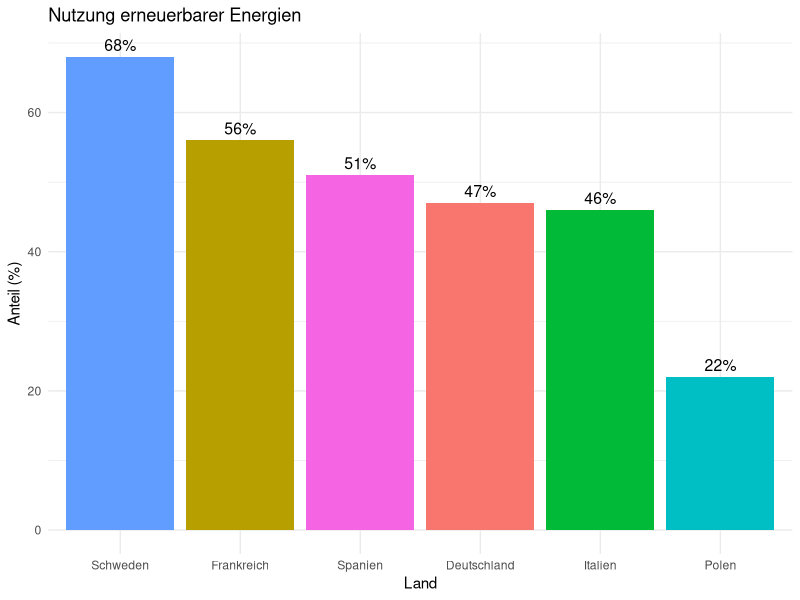
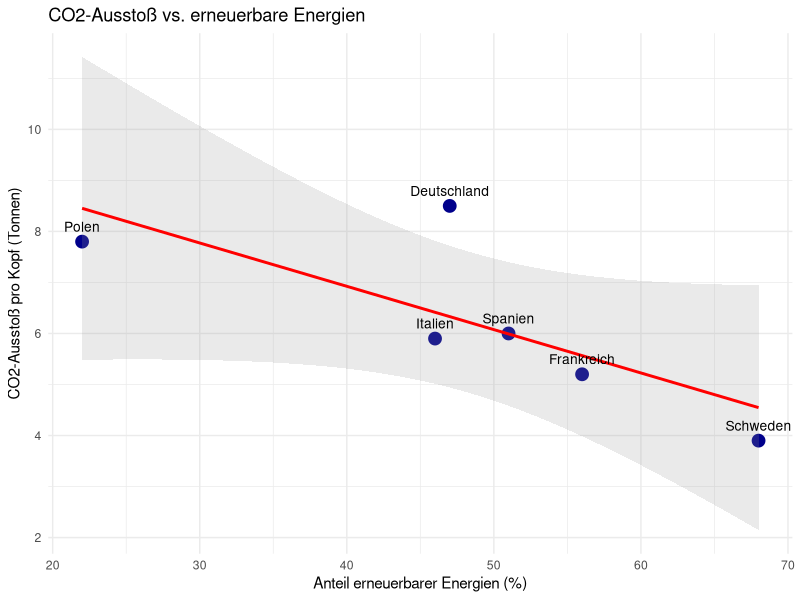

R code for these plots, in order:
## ---- chunk 1
library(ggplot2)
library(knitr)
## ---- chunk 2
co2_daten <- data.frame(
  Land = c("Deutschland", "Frankreich", "Polen", "Spanien", "Schweden", "Italien"),
  CO2_pro_Kopf = c(8.5, 5.2, 7.8, 6.0, 3.9, 5.9),
  Erneuerbare = c(47, 56, 22, 51, 68, 46),
  BIP_pro_Kopf = c(48000, 44000, 32000, 38000, 55000, 36000)
)

kable(co2_daten, caption = "Übersicht der Länderdaten")
## ---- chunk 3
  ggplot(co2_daten, aes(x = reorder(Land, -Erneuerbare), y = Erneuerbare, fill = Land)) +
  geom_bar(stat = "identity") +
  labs(title = "Nutzung erneuerbarer Energien", 
       x = "Land", y = "Anteil (%)") +
  theme_minimal() +
  theme(legend.position = "none") +
  geom_text(aes(label = paste0(Erneuerbare, "%")), vjust = -0.5, size = 4)
## ---- chunk 4
ggplot(co2_daten, aes(x = Erneuerbare, y = CO2_pro_Kopf)) +
  geom_point(size = 4, color = "darkblue") +
  geom_smooth(method = "lm", se = TRUE, color = "red", alpha = 0.2) +
  geom_text(aes(label = Land), vjust = -1, hjust = 0.5, size = 3.5) +
  labs(
    title = "CO2-Ausstoß vs. erneuerbare Energien",
    x = "Anteil erneuerbarer Energien (%)",
    y = "CO2-Ausstoß pro Kopf (Tonnen)"
  ) +
  theme_minimal()
